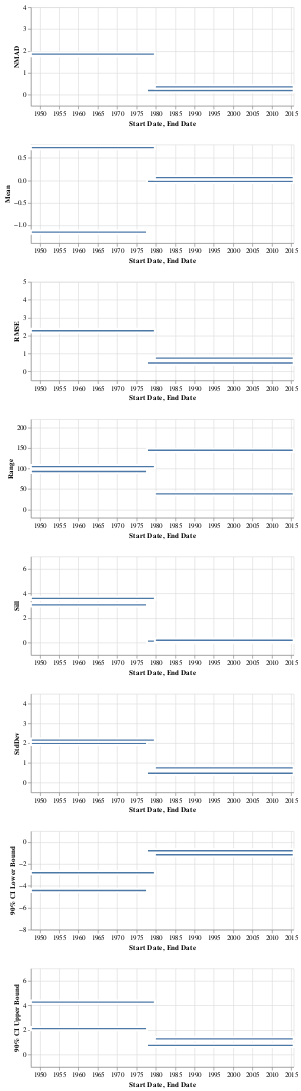

Write notebook code for a chart like this one.
### Code cell
chart = alt.Chart(results_df.drop(columns="Interval")).transform_filter(
   alt.datum.bounding == False
).mark_bar(
    strokeWidth = 3,
    stroke="white",
).encode(
    alt.X("Start Date:T"),
    alt.X2("End Date:T"),
    alt.Y(alt.repeat("row"), type='quantitative'),
).properties(
    # width=200,
    height=150
).repeat(
    row=['NMAD', 'Mean', 'RMSE', 'Range', 'Sill', 'StdDev', '90% CI Lower Bound', '90% CI Upper Bound']
)

chart_bounding = alt.Chart(results_df.drop(columns="Interval")).transform_filter(
   alt.datum.bounding == True
).mark_bar(
    strokeWidth = 3,
    stroke="white",
).encode(
    alt.X("Start Date:T"),
    alt.X2("End Date:T"),
    alt.Y(alt.repeat("row"), type='quantitative'),
).properties(
    # width=200,
    height=150
).repeat(
    row=['NMAD', 'Mean', 'RMSE', 'Range', 'Sill', 'StdDev', '90% CI Lower Bound', '90% CI Upper Bound']
)

chart

### Figure 1 — Vega-Lite specification as saved in the notebook (floating-point values rounded to 4 significant figures)
{"config": {"view": {"continuousWidth": 400, "continuousHeight": 300}}, "repeat": {"row": ["NMAD", "Mean", "RMSE", "Range", "Sill", "StdDev", "90% CI Lower Bound", "90% CI Upper Bound"]}, "spec": {"data": {"name": "data-e8d87c0fca575cb910cdbdb785ff50ec"}, "mark": {"type": "bar", "stroke": "white", "strokeWidth": 3}, "encoding": {"x": {"field": "Start Date", "type": "temporal"}, "x2": {"field": "End Date"}, "y": {"field": {"repeat": "row"}, "type": "quantitative"}}, "height": 150, "transform": [{"filter": "(datum.bounding === false)"}]}, "$schema": "https://vega.github.io/schema/vega-lite/v4.17.0.json", "datasets": {"data-e8d87c0fca575cb910cdbdb785ff50ec": [{"Range": 92.58, "Sill": 3.074, "NMAD": 1.833, "Mean": -1.156, "Median": -1.026, "RMSE": 2.299, "StdDev": 1.987, "Max": 8.984, "Min": -13.17, "Count of stable pixels": 5852, "Count of all pixels": 102889, "Outlier lower limit": -50, "Outlier upper limit": 50, "pre-filter": {"NMAD": 1.833, "Mean": -1.156, "Median": -1.026, "RMSE": 2.299, "StdDev": 1.987, "Max": 8.984, "Min": -13.17, "Count of stable pixels": 5852, "Count of all pixels": 111424}, "Percentage all pixels filtered/removed": 0.0766, "Percentage stable pixels filtered/removed": 0.0, "Start Date": "1947-09-14T00:00:00", "End Date": "1977-09-27T00:00:00", "90% CI": [-4.424, 2.112], "90% CI Lower Bound": -4.424, "90% CI Upper Bound": 2.112, "bounding": false}, {"Range": 144.2, "Sill": 0.1227, "NMAD": 0.1969, "Mean": -0.02324, "Median": 0.003296, "RMSE": 0.47, "StdDev": 0.4694, "Max": 3.948, "Min": -12.46, "Count of stable pixels": 5854, "Count of all pixels": 110458, "Outlier lower limit": -50, "Outlier upper limit": 50, "pre-filter": {"NMAD": 0.1969, "Mean": -0.02324, "Median": 0.003296, "RMSE": 0.47, "StdDev": 0.4694, "Max": 3.948, "Min": -12.46, "Count of stable pixels": 5854, "Count of all pixels": 117422}, "Percentage all pixels filtered/removed": 0.05931, "Percentage stable pixels filtered/removed": 0.0, "Start Date": "1977-09-27T00:00:00", "End Date": "2015-09-01T00:00:00", "90% CI": [-0.7954, 0.7489], "90% CI Lower Bound": -0.7954, "90% CI Upper Bound": 0.7489, "bounding": false}, {"Range": 104.2, "Sill": 3.606, "NMAD": 1.855, "Mean": 0.7325, "Median": 0.752, "RMSE": 2.27, "StdDev": 2.148, "Max": 44.93, "Min": -49.2, "Count of stable pixels": 42268, "Count of all pixels": 907850, "Outlier lower limit": -50, "Outlier upper limit": 50, "pre-filter": {"NMAD": 1.856, "Mean": 0.4829, "Median": 0.7502, "RMSE": 12.22, "StdDev": 12.21, "Max": 83.9, "Min": -984.6, "Count of stable pixels": 42295, "Count of all pixels": 919782}, "Percentage all pixels filtered/removed": 0.01297, "Percentage stable pixels filtered/removed": 0.0006384, "Start Date": "1947-09-14T00:00:00", "End Date": "1979-10-06T00:00:00", "90% CI": [-2.801, 4.266], "90% CI Lower Bound": -2.801, "90% CI Upper Bound": 4.266, "bounding": false}, {"Range": 38.15, "Sill": 0.202, "NMAD": 0.3614, "Mean": 0.06112, "Median": 0.03455, "RMSE": 0.7457, "StdDev": 0.7432, "Max": 24.83, "Min": -25.91, "Count of stable pixels": 42643, "Count of all pixels": 1061232, "Outlier lower limit": -50, "Outlier upper limit": 50, "pre-filter": {"NMAD": 0.3614, "Mean": 0.06112, "Median": 0.03455, "RMSE": 0.7457, "StdDev": 0.7432, "Max": 24.83, "Min": -25.91, "Count of stable pixels": 42643, "Count of all pixels": 1072814}, "Percentage all pixels filtered/removed": 0.0108, "Percentage stable pixels filtered/removed": 0.0, "Start Date": "1979-10-06T00:00:00", "End Date": "2015-09-01T00:00:00", "90% CI": [-1.161, 1.284], "90% CI Lower Bound": -1.161, "90% CI Upper Bound": 1.284, "bounding": false}, {"Range": 42.58, "Sill": 2.827, "NMAD": 1.841, "Mean": 0.4919, "Median": 0.5492, "RMSE": 2.204, "StdDev": 2.148, "Max": 44.68, "Min": -47.97, "Count of stable pixels": 49863, "Count of all pixels": 1864882, "Outlier lower limit": -50, "Outlier upper limit": 50, "pre-filter": {"NMAD": 1.843, "Mean": 0.2806, "Median": 0.5483, "RMSE": 11.28, "StdDev": 11.27, "Max": 99.95, "Min": -984.5, "Count of stable pixels": 49890, "Count of all pixels": 1869290}, "Percentage all pixels filtered/removed": 0.002358, "Percentage stable pixels filtered/removed": 0.0005412, "Start Date": "1947-09-14T00:00:00", "End Date": "2015-09-01T00:00:00", "90% CI": [-3.042, 4.026], "90% CI Lower Bound": -3.042, "90% CI Upper Bound": 4.026, "bounding": true}]}}
